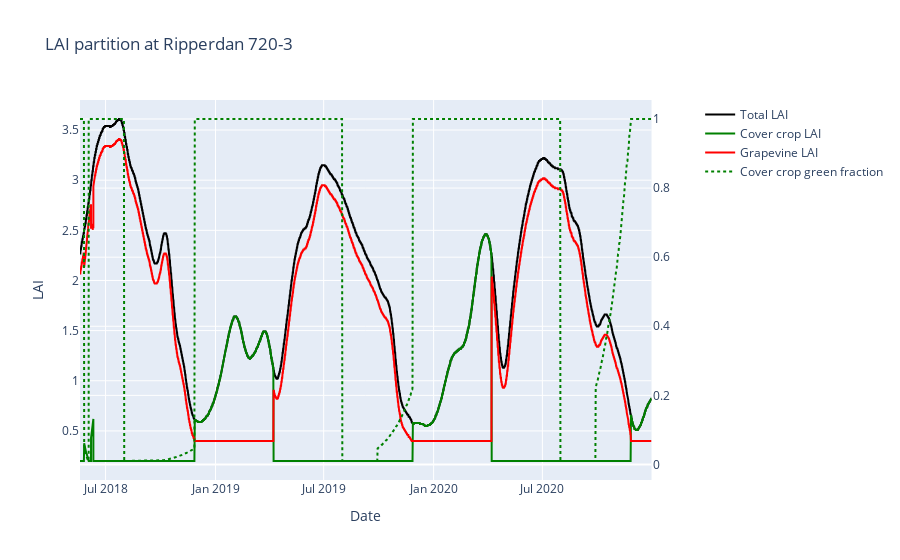

Notebook code cell kept with this figure:
### Markdown cell above
#### Visualize LAI partitioning

### Code cell
from plotly.subplots import make_subplots
import plotly.graph_objects as go
fig = make_subplots(specs=[[{"secondary_y": True}]])
fig.add_trace(go.Scatter(x=ec["TIMESTAMP"].values, y=ec['LAI'].values, 
                         name="Total LAI", mode="lines", line={"color": "black"}))

fig.add_trace(go.Scatter(x=ec["TIMESTAMP"].values, y=lai_cc, 
                         name="Cover crop LAI", mode="lines", line={"color": "green"}))
fig.add_trace(go.Scatter(x=ec["TIMESTAMP"].values, y=lai_vine, 
                         name="Grapevine LAI", mode="lines", line={"color": "red"}))
fig.add_trace(go.Scatter(x=ec["TIMESTAMP"].values, y=fg_cc, 
                         name="Cover crop green fraction", mode="lines", line={"color": "green", "dash": "dot"}),
              secondary_y=True)
fig.update_layout(title_text=f"LAI partition at {w_site.label}",
                  xaxis_title="Date", yaxis_title="LAI")

### Figure 1 — Plotly figure (JSON) as saved in the notebook; plotly's stock layout.template omitted (floating-point values rounded to 4 significant figures; data arrays with more than 128 entries replaced by an {"elided": "..."} marker saying what was removed)
{"data": [{"line": {"color": "black"}, "mode": "lines", "name": "Total LAI", "type": "scatter", "x": {"elided": "11949 str values"}, "y": {"elided": "11949 float values"}}, {"line": {"color": "green"}, "mode": "lines", "name": "Cover crop LAI", "type": "scatter", "x": {"elided": "11949 str values"}, "y": {"elided": "11949 float values"}}, {"line": {"color": "red"}, "mode": "lines", "name": "Grapevine LAI", "type": "scatter", "x": {"elided": "11949 str values"}, "y": {"elided": "11949 float values"}}, {"line": {"color": "green", "dash": "dot"}, "mode": "lines", "name": "Cover crop green fraction", "type": "scatter", "x": {"elided": "11949 str values"}, "xaxis": "x", "y": {"elided": "11949 float values"}, "yaxis": "y2"}], "layout": {"title": {"text": "LAI partition at Ripperdan 720-3"}, "xaxis": {"anchor": "y", "domain": [0, 0.94], "title": {"text": "Date"}}, "yaxis": {"anchor": "x", "domain": [0, 1], "title": {"text": "LAI"}}, "yaxis2": {"anchor": "x", "overlaying": "y", "side": "right"}}}
